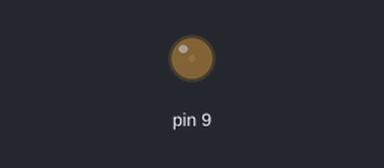
A sketch run on a simulated Arduino Uno, built with avr-gcc and run on an emulated ATmega328P. Shown: output pins drawn as LEDs (lit = HIGH).

Above: at 0.05 s.
At 1.15 s:
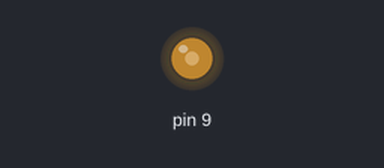
At 2.3 s:
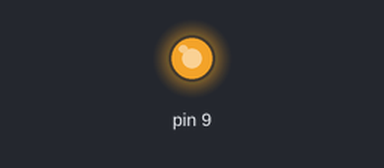
At 4.55 s:
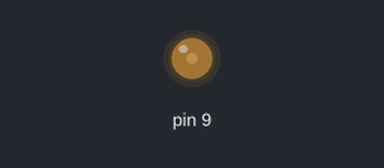
Timing chart, 0 to 6.6 s (numbered marks = the images above):
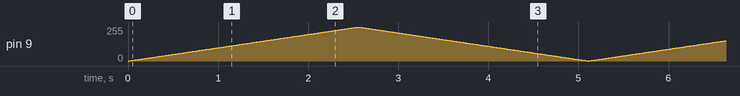

The sketch:

P05_PWM.ino
```cpp
int led;
void setup() {
  pinMode(9, OUTPUT);
}

void loop() {
  for(led = 0; led < 255; led++){
    analogWrite(9, led);
    delay(10);
  }
  for(led = 255; led > 0; led--){
    analogWrite(9, led);
    delay(10);
  }
}
```
